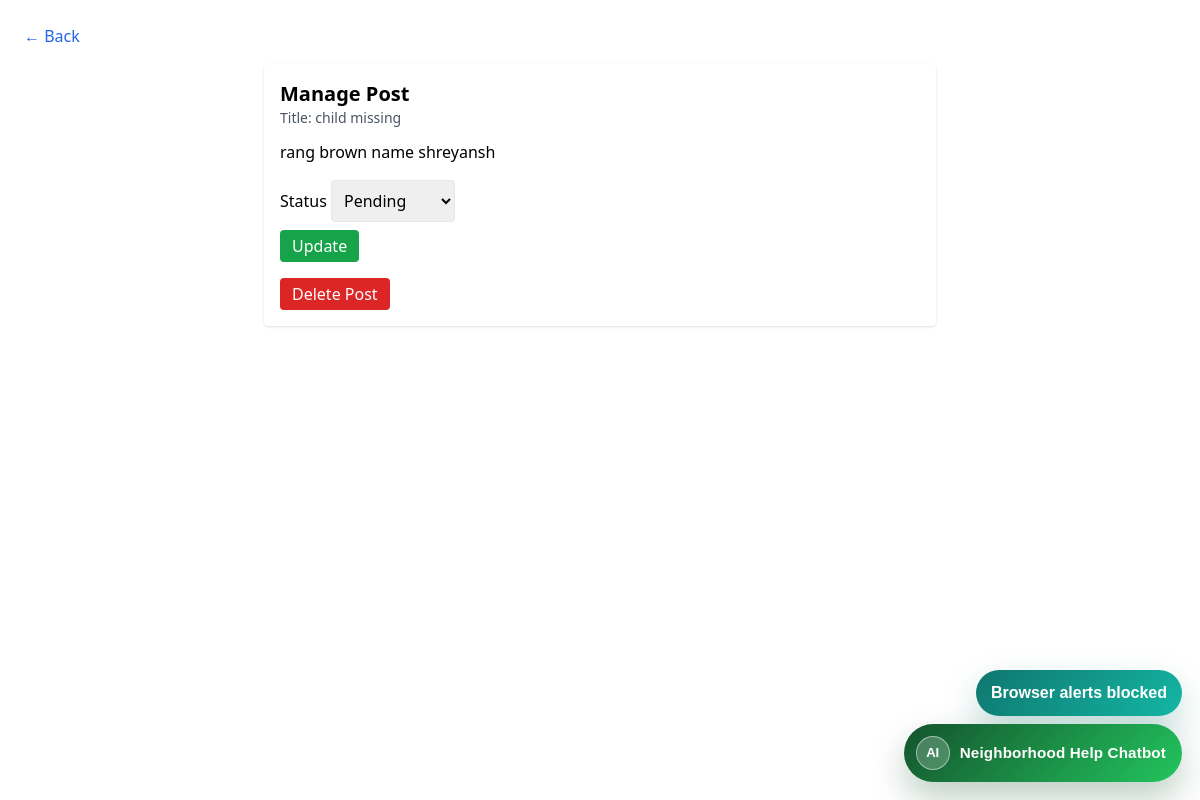
/admin.php?id=4 (signed in), run on the app's committed database.
### tables this page shows
CREATE TABLE `posts` (
  `id` int(11) NOT NULL,
  `user_id` int(11) NOT NULL,
  `title` varchar(255) NOT NULL,
  `description` text DEFAULT NULL,
  `image` varchar(255) DEFAULT NULL,
  `area` varchar(100) NOT NULL,
  `location` varchar(255) NOT NULL,
  `status` enum('pending','in_progress','solved') DEFAULT 'pending',
  `created_at` timestamp NOT NULL DEFAULT current_timestamp()
);

### inc/config.php (called while the page is built, shortened)
<?php
function e($str) {
    return htmlspecialchars($str, ENT_QUOTES, 'UTF-8');
}

### admin.php (the view, shortened to what this page needs)
<?php
require 'inc/config.php';
require 'inc/auth.php';
$post_id = $_GET['id'] ?? null;
$stmt = $pdo->prepare("SELECT p.*, u.name FROM posts p JOIN users u ON p.user_id = u.id WHERE p.id = ?");
$stmt->execute([$post_id]);
$post = $stmt->fetch(PDO::FETCH_ASSOC);
?>
<!doctype html>
<html>
<head>
  <script src="https://cdn.tailwindcss.com"></script>
</head>
<body class="p-6">
  <a href="community.php" class="text-blue-600">&larr; Back</a>
  <div class="max-w-2xl mx-auto mt-4 bg-white p-4 rounded shadow">
    <h2 class="text-xl font-semibold">Manage Post</h2>
    <p class="text-sm text-gray-600">Title: <?php echo e($post['title']); ?></p>
    <p class="mt-3"><?php echo e($post['description']); ?></p>
    <form method="post" class="mt-4">
      <label class="block mb-2">Status
        <select name="status" class="border p-2 rounded">
          <option value="pending" <?php if($post['status']=='pending') echo 'selected'; ?>>Pending</option>
        </select>
      </label>
      <button class="bg-green-600 text-white px-3 py-1 rounded">Update</button>
    </form>
    <form method="post" class="mt-4" onsubmit="return confirm('Are you sure you want to delete this post?');">
      <button class="bg-red-600 text-white px-3 py-1 rounded">Delete Post</button>
    </form>
  </div>
  <?php include __DIR__ . '/inc/chatbot_widget.php'; ?>
</body>
</html>

### data on the page
posts: title "child missing", description "rang brown name shreyansh", status "Pending"
